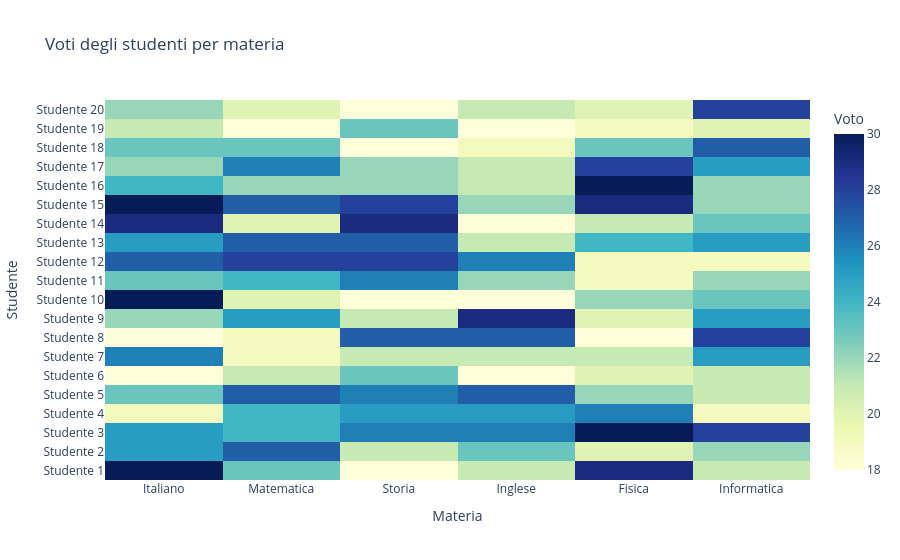

Notebook source saved alongside this figure:
### Markdown cell above
Utile quando:

Hai più variabili da confrontare su un insieme comune (es. studenti, anni, prodotti...).
Vuoi una visualizzazione compatta, leggibile, e con dettagli sui punti.

### Code cell
# Simula voti casuali (18–30) per 20 studenti e 6 materie
np.random.seed(0)
studenti = [f'Studente {i}' for i in range(1, 21)]
materie = ['Italiano', 'Matematica', 'Storia', 'Inglese', 'Fisica', 'Informatica']
voti = np.random.randint(18, 31, size=(20, len(materie)))

# Crea la heatmap
fig = go.Figure(data=go.Heatmap(
    z=voti,
    x=materie,
    y=studenti,
    colorscale='YlGnBu',
    zmin=18,
    zmax=30,
    colorbar=dict(title='Voto')
))

fig.update_layout(
    title='Voti degli studenti per materia',
    xaxis_title='Materia',
    yaxis_title='Studente'
)

fig.show()

### Figure 1 — Plotly figure (JSON) as saved in the notebook; plotly's stock layout.template omitted (floating-point values rounded to 4 significant figures)
{"data": [{"colorbar": {"title": {"text": "Voto"}}, "colorscale": [[0, "rgb(255,255,217)"], [0.125, "rgb(237,248,177)"], [0.25, "rgb(199,233,180)"], [0.375, "rgb(127,205,187)"], [0.5, "rgb(65,182,196)"], [0.625, "rgb(29,145,192)"], [0.75, "rgb(34,94,168)"], [0.875, "rgb(37,52,148)"], [1, "rgb(8,29,88)"]], "type": "heatmap", "x": ["Italiano", "Matematica", "Storia", "Inglese", "Fisica", "Informatica"], "y": ["Studente 1", "Studente 2", "Studente 3", "Studente 4", "Studente 5", "Studente 6", "Studente 7", "Studente 8", "Studente 9", "Studente 10", "Studente 11", "Studente 12", "Studente 13", "Studente 14", "Studente 15", "Studente 16", "Studente 17", "Studente 18", "Studente 19", "Studente 20"], "z": [[30, 23, 18, 21, 29, 21], [25, 27, 21, 23, 20, 22], [25, 24, 26, 26, 30, 28], [19, 24, 25, 25, 26, 19], [23, 27, 26, 27, 22, 21], [18, 21, 23, 18, 20, 21], [26, 19, 21, 21, 21, 25], [18, 19, 27, 27, 18, 28], [22, 25, 21, 29, 20, 25], [30, 20, 18, 18, 22, 23], [23, 24, 26, 22, 19, 22], [27, 28, 28, 26, 19, 19], [25, 27, 27, 21, 24, 25], [29, 20, 29, 18, 21, 23], [30, 27, 28, 22, 29, 22], [24, 22, 22, 21, 30, 22], [22, 26, 22, 21, 28, 25], [23, 23, 18, 19, 23, 27], [21, 18, 23, 18, 19, 20], [22, 20, 18, 21, 20, 28]], "zmax": 30, "zmin": 18}], "layout": {"title": {"text": "Voti degli studenti per materia"}, "xaxis": {"title": {"text": "Materia"}}, "yaxis": {"title": {"text": "Studente"}}}}
